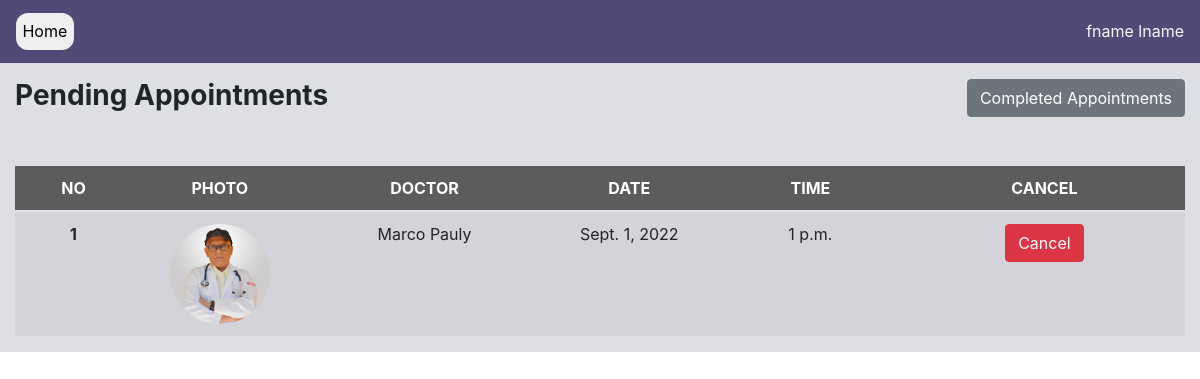
Page /appointment-list (signed in) on the committed database.
### accounts/models.py (models this page shows, shortened)
class User(AbstractUser):
    DOCTOR = 'D'
    PATIENT = 'P'
    USER_TYPES = [
        (DOCTOR, 'Doctor'),
        (PATIENT, 'Patient'),
    ]
    MALE = 'M'
    FEMALE = 'F'
    OTHER = 'O'
    PREFER_NOT_TO_SAY = 'N'
    GENDER = [
        (MALE, 'Male'),
        (FEMALE, 'Female'),
        (OTHER, 'Other'),
        (PREFER_NOT_TO_SAY, 'Prefer not to say')
    ]
    class Meta:
        db_table = 'user'
    user_type = models.CharField(choices=USER_TYPES, max_length=1, default=PATIENT)
    gender = models.CharField(choices=GENDER,  max_length=1, default=PREFER_NOT_TO_SAY)
    phone = PhoneNumberField(null=True, blank=True)
    def is_patient(self):
        if self.user_type == 'P':
            return True
        return False

### appointment/models.py (models this page shows, shortened)
class Appointment(models.Model):
    TIME_SLOT = [
    (1, '9:00-10:00'),
    (2, '10:00-11:00'),
    (3, '11:00-12:00'),
    (4, '13:00-14:00'),
    ]
    doctor = models.ForeignKey(User,on_delete=models.CASCADE, limit_choices_to={'user_type': 'D'}, related_name='doctor')
    patient = models.ForeignKey(User,on_delete=models.CASCADE, limit_choices_to={'user_type': 'P'})
    date =  models.DateField()
    start_time = models.TimeField(null=True)
    end_time = models.TimeField(null=True)
    reason = models.TextField()
    status = models.BooleanField(default=False)
    class Meta:
        db_table = 'appointment'
        constraints = [
            models.UniqueConstraint(fields=['patient', 'doctor', 'date'], name='unique_booking')
        ]
        ordering = ['date', 'start_time']

### profiles/models.py (models this page shows, shortened)
class DoctorProfile(models.Model):
    class Meta:
        db_table = 'doctor_profile'
    user = models.OneToOneField(
        User, on_delete=models.CASCADE,
        primary_key=True, limit_choices_to={'user_type': 'D'},
        related_name='docprofile', #* related_name is used to give alternate name to the reverse relationship
        )
    profile_pic = models.ImageField(upload_to='images/profiles/doctors') #TODO Change directory to /images/doctor/username
    qualification = models.CharField(max_length=100, blank=True, null=True)
    department = models.ForeignKey(Department, on_delete=models.CASCADE)

### appointment/views.py (the view)
# urls.py: path('appointment-list', views.appointment_list, name='appointment-list'),
def appointment_list(request):
    context = {}
    user = request.user
    if not user.is_patient():
        return HttpResponse("NOT ALLOWED")
    appointments = Appointment.objects.filter(patient=user, status=False)
    context = {'appointments':appointments}
    return render(request, 'patient-appointment-list.html', context=context)

### PMS/context_processors.py (called while the page is built)
def get_departments(request):
    departments = Department.objects.all()
    return {'departments': departments}

def get_time_slots(request):
    time_slot = Appointment.TIME_SLOT
    return {"time_slot": time_slot}

### appointment/templates/patient-appointment-list.html (shortened to what this page needs)
{% load static %}
{% load bootstrap4 %}
<!DOCTYPE html>
<html>
    <head>
        <link rel="stylesheet" href="https://cdn.jsdelivr.net/npm/bootstrap@4.0.0/dist/css/bootstrap.min.css">
    </head>
    <body>
        {% include 'navbar-simple.html' %}
        <section style="height: auto;">
            <div class="container-fluid">
                <div class="row pt-3" style="background-color: #8889a347;">
                    <div class="col-md-6" style="align-items: center;"><h3><b>Pending Appointments</b></h3></div>
                    <div class="col-md-6 text-right">
                        <a href="{% url 'appointment:patient-completed-appointment' %}" class="btn btn-secondary">
                            Completed Appointments
                        </a>
                    </div>
                <br>
                <br>
                <br>
                    <div class="col-md-12 col-12" style="align-items: center;">
                            <div class="table-responsive table-striped">
                                <table class="table table-hover">
                                  <thead class="thead">
                                    <tr>
                                      <th scope="col" width="10%">NO</th>
                                      <th scope="col" width="15%">PHOTO</th>
                                      <th scope="col" width="20%">DOCTOR</th>
                                      <th scope="col" width="15%">DATE</th>
                                      <th scope="col">TIME</th>
                                      <th scope="col">CANCEL</th>
                                    </tr>
                                  </thead>
                            <tbody>
{% for appointment in appointments %}
                                <tr>
                                    <th scope="row">{{forloop.counter}}</th>
                                    <td>
                                        {%if appointment.doctor.docprofile.profile_pic %}
                                            <img src="{{appointment.doctor.docprofile.profile_pic.url}}" class="photo">
                                        {% else %}
                                            <img src="{% static 'images\doctor_default.jpg' %}" class="photo">
                                        {% endif %}
                                    </td>
                                    <td>{{appointment.doctor.get_full_name}}</td>
                                    <td>{{appointment.date}}</td>
                                    <td>{{appointment.start_time}}</td>
                                    <td>
                                        <form action="{% url 'appointment:cancel-appointment' %}" method="post">
                                            <button class="btn btn-danger" type="submit" name="app_id" value={{appointment.id}}>Cancel</button>
                                        </form>
                                    </td>
                                </tr>
{% endfor %}
                            </tbody>
                          </table>
                    </div>
                </div>
            </div>
        </section>
    </body>
</html>

### templates/navbar-simple.html (shortened to what this page needs)
<nav class="navbar navbar-expand-lg bg-dark">
    <a class="navbar-brand" href="{% url 'accounts:home'%}">
      <button class="button">Home</button>
    </a>
        <ul class="navbar-nav ml-auto">
            <li class="nav-item">
                <p class="text-light mb-0">{{user.get_full_name}}</p>
            </li>
        </ul>
</nav>

### templates/navbar-simple.html (style rules this page uses)
.bg-dark { background-color: #4c4774fa !important; }
.button { border-radius: 12px; border: 2px; font-size: 1rem; padding: 0.4rem; }

### appointment/templates/patient-appointment-list.html (style rules this page uses)
table { margin-top: 14px; }
th, td { text-align: center; }
.table .thead { color: #fff; background-color: #5c5b5d; }
.photo { width: 100px; border-radius: 50%; }

### rows in the picture
User: get_full_name "fname lname"
Appointment: doctor.docprofile.profile_pic (picture), doctor.get_full_name "Marco Pauly", date "Sept. 1, 2022", start_time "1 p.m.", {{ appointment.id }} 29 (drawn)
